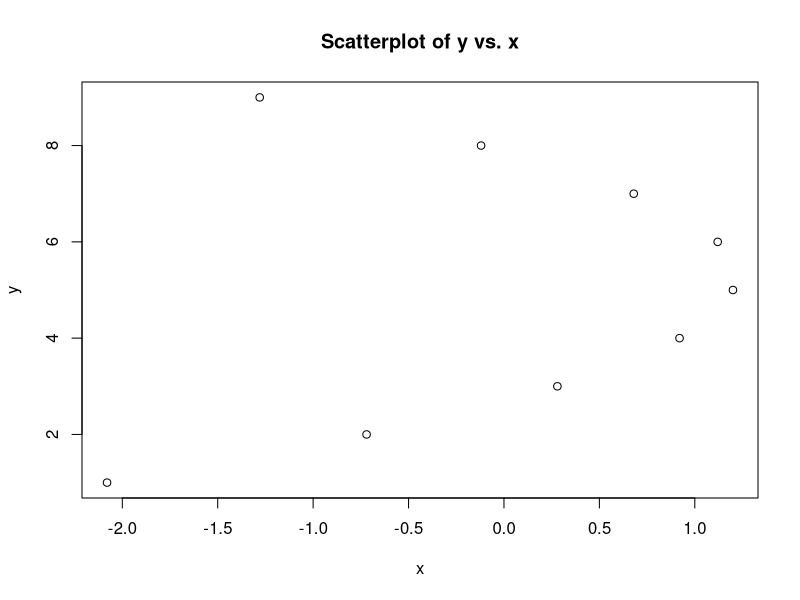
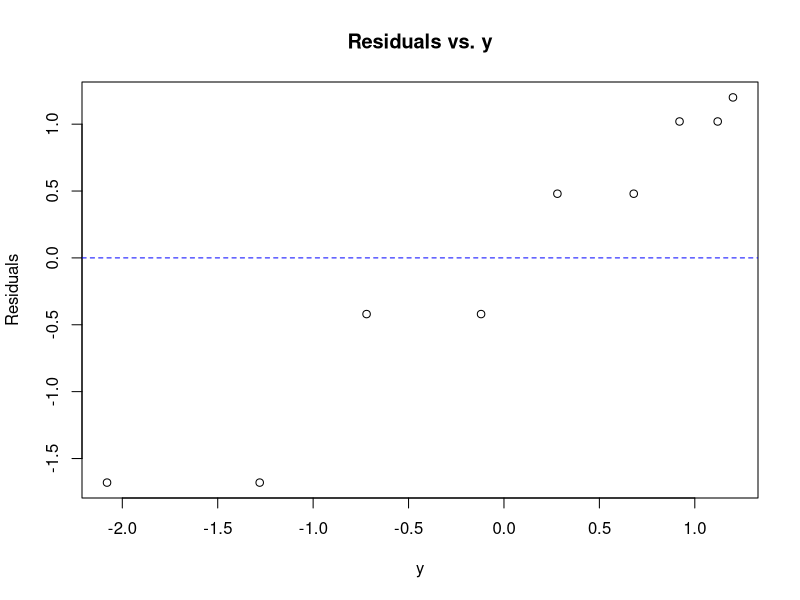
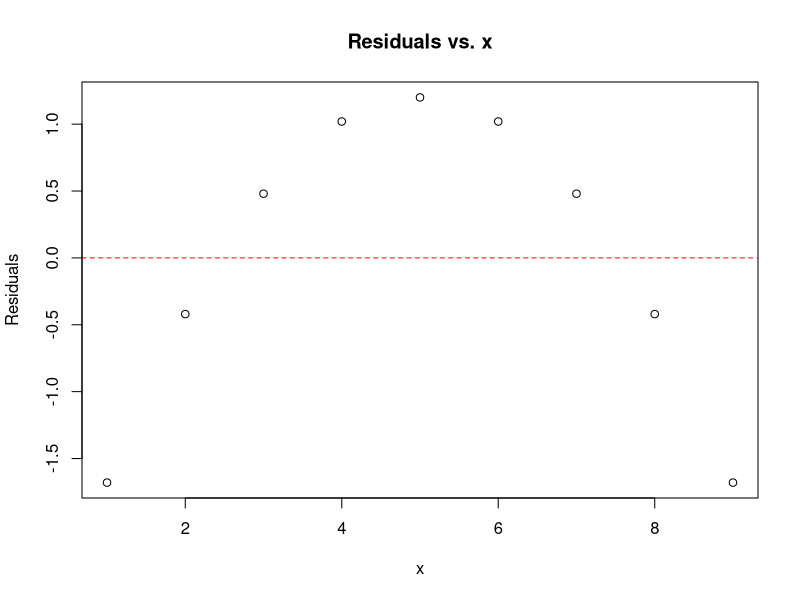
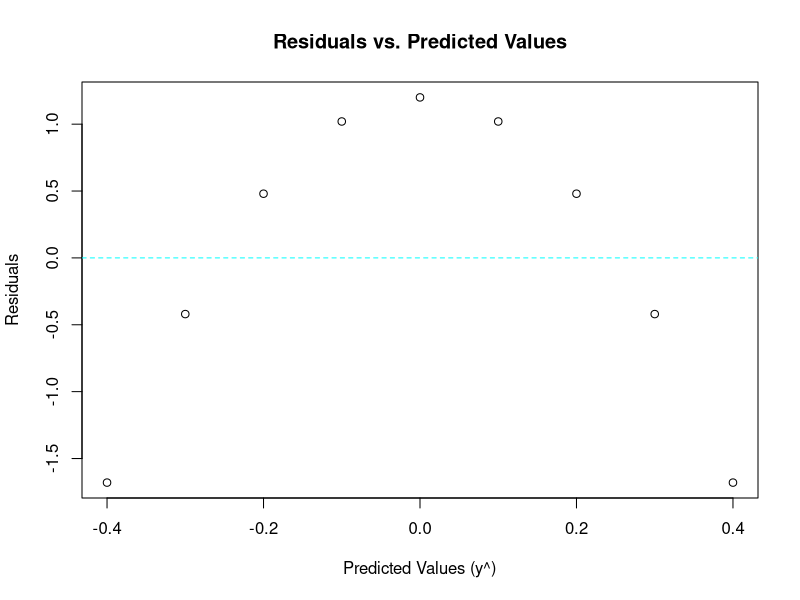

Source code (R) for these figures, in order:
## ---- chunk 1
knitr::opts_chunk$set(echo = TRUE)
## ---- chunk 2
# Given data
x = c(110.5, 105.4, 118.1, 104.5, 93.6, 84.1, 77.8, 75.6)
y = c(5.755, 5.939, 6.010, 6.545, 6.730, 6.750, 6.899, 7.862)
## ---- chunk 3
# Given equation corresponds to basic linear regression model. 
# To fit the model
linear_model <- lm(y ~ x)

# Checking the summary of the model results
summary(linear_model)
## ---- chunk 4
# Extracting the coefficient for the slope
slope_estimate <- coef(linear_model)[2]

slope_estimate
## ---- chunk 5
# First let us do a F-test. F-test can be conducted by using the idea of ANOVA
anova(linear_model)

# Now we can check for T-test, Summary of the model-fitting will have the p-values which can be used to test the distribution of the null hypothesis. 
summary(linear_model)

## ---- chunk 6
# ALpha value is given
alpha <- 0.05
n <- length(x)

# Extracting the values from the summary of model fitting

intercept_estimate <- coef(linear_model)[1]
SE_intercept <- summary(linear_model)$coefficients[1, "Std. Error"]

# Getting critical t value

t_critical <- qt(alpha/2, n-2)

# Calculting the intereval as upper and lower boundry
lower_bound <- intercept_estimate - t_critical * SE_intercept
upper_bound <- intercept_estimate + t_critical * SE_intercept


# Displaying the results
lower_bound # Calculated by hand
upper_bound # Calcualted by hand

confint(linear_model) # Calculated by R

## ---- chunk 7
# Raw residuals can be extracted from the model summary
residuals <- residuals(linear_model)

residuals

## ---- chunk 8
# The estimate of the error variance is obtained as the mean squared residual from the regression model.

# We can obrain the same in R with following code
# Calculate the estimate of the error variance
error_variance <- sum(residuals^2) / (length(x) - 2)

# Display the result
error_variance
## ---- chunk 9
# Given values
x_0 <- 100
alpha <- 0.05

# Calculate the expected yield 
expected_yield <- coef(linear_model)[1] + coef(linear_model)[2] * x_0

# Calculate the standard error of the predicted values
SE_expected_yield <- sqrt(error_variance * (1/n + (x_0 - mean(x))^2 / sum((x - mean(x))^2)))

# Calculate the critical t-value
t_critical <- qt(alpha/2, length(x) - 2)

# Calculate the confidence interval
lower_bound <- expected_yield - t_critical * SE_expected_yield
upper_bound <- expected_yield + t_critical * SE_expected_yield

# Display the results
expected_yield
lower_bound
upper_bound

## ---- chunk 10
# Calculate the standard error of the prediction
SE_prediction <- sqrt(error_variance * (1 + 1/n + (x_0 - mean(x))^2 / sum((x - mean(x))^2)))

# Calculate the prediction interval
lower_bound_prediction <- expected_yield - t_critical * SE_prediction
upper_bound_prediction <- expected_yield + t_critical * SE_prediction

# Display the results
lower_bound_prediction
upper_bound_prediction

## ---- chunk 11
R_squared <- summary(linear_model)$r.squared

R_squared
## ---- chunk 12
# Given artificial data
x <- c(1, 2, 3, 4, 5, 6, 7, 8, 9)
y <- c(-2.08, -0.72, 0.28, 0.92, 1.20, 1.12, 0.68, -0.12, -1.28)

# Fitting a linear model
linear_model <- lm(y ~ x)

summary(linear_model)
## ---- chunk 13
plot(y, x, main = "Scatterplot of y vs. x", xlab = "x", ylab = "y")
## ---- chunk 14
raw_residuals <- residuals(linear_model)

plot(y, raw_residuals, main = "Residuals vs. y", xlab = "y", ylab = "Residuals")
abline(h = 0, col = "blue", lty = 2)

## ---- chunk 15
# Plot residuals against x
plot(x, raw_residuals, main = "Residuals vs. x", xlab = "x", ylab = "Residuals")
abline(h = 0, col = "red", lty = 2)

## ---- chunk 16
predicted_values <- predict(linear_model)

plot(predicted_values, raw_residuals, main = "Residuals vs. Predicted Values", xlab = "Predicted Values (y^)", ylab = "Residuals")
abline(h = 0, col = "cyan", lty = 2)
